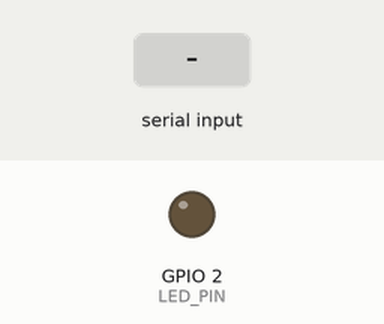
A sketch run on a simulated ESP32. Shown: output pins drawn as LEDs (lit = HIGH). The inputs (shaded band) are chosen by the test bench. WiFi joins after 1.5 s; servers stay silent unless stated; no MQTT or app messages arrive unless stated.

Above: at 2.7 s.
2.8 s: "90,45,200,10,150\n" received over Serial
Timing chart, 0 to 5.8 s (numbered marks = the images above; inputs shaded):
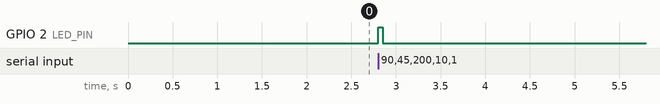

Measured:
- after the input at 2.8 s, GPIO 2 (LED_PIN): LOW → HIGH at once, → LOW 0.05 s later

The sketch:

esp_Pi_test.ino
```cpp
#include <WiFi.h>
#include <PubSubClient.h>

// ---------- CHANGE THESE ----------
const char* ssid        = "WCE Wi-Fi 6";
const char* password    = "Walchand@123";
const char* mqtt_server = "10.30.23.55";   // Raspberry Pi IP
const int   mqtt_port   = 1883;
const char* DEVICE_ID   = "esp32_1";       // esp32_2 and esp32_3 on the other boards
// ----------------------------------

#define LED_PIN 2   // onboard LED blinks on every publish

WiFiClient espClient;
PubSubClient client(espClient);

void connectWiFi() {
  if (WiFi.status() == WL_CONNECTED) return;
  WiFi.mode(WIFI_STA);
  WiFi.begin(ssid, password);
  while (WiFi.status() != WL_CONNECTED) {
    delay(500);
  }
}

void connectMQTT() {
  while (!client.connected()) {
    connectWiFi();
    if (!client.connect(DEVICE_ID)) {
      delay(2000);   // retry
    }
  }
}

void setup() {
  pinMode(LED_PIN, OUTPUT);
  Serial.begin(115200);          // MATLAB talks to the ESP32 on this port
  connectWiFi();
  client.setServer(mqtt_server, mqtt_port);
  client.setBufferSize(512);
}

void loop() {
  connectMQTT();
  client.loop();

  if (Serial.available()) {
    String line = Serial.readStringUntil('\n');
    line.trim();

    float v, i, p, pf, e;
    // MATLAB sends: V,I,P,PF,Energy
    if (sscanf(line.c_str(), "%f,%f,%f,%f,%f", &v, &i, &p, &pf, &e) == 5) {
      float s = v * i;                              // apparent power (VA)
      float q = sqrt(max(0.0f, s * s - p * p));     // reactive power (VAR)

      char payload[256];
      snprintf(payload, sizeof(payload),
        "{\"voltage\":%.1f,\"current\":%.3f,\"active_power\":%.1f,"
        "\"reactive_power\":%.1f,\"apparent_power\":%.1f,"
        "\"energy\":%.4f,\"pf\":%.2f}",
        v, i, p, q, s, e, pf);

      String topic = String("mg/") + DEVICE_ID + "/data";
      if (client.publish(topic.c_str(), payload)) {
        digitalWrite(LED_PIN, HIGH);
        delay(50);
        digitalWrite(LED_PIN, LOW);
      }
    }
  }
}
```
